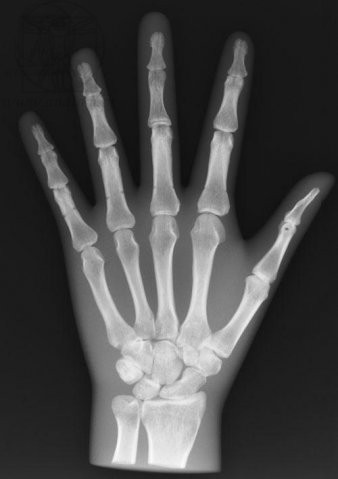
%> input picture hand.jpg, 338 x 479 px, given in place of x-ray-skull-from-right-side_0.jpg, which was not available
$ octave lab2.m   (GNU Octave 9; MATLAB toolbox functions it lacks are replaced by stand-ins)
%> lines starting %> are read from the running program, lines starting %| are printed output that depends on the picture; pictures that were not available may be replaced by others from this repository, and a replacement may not be noted
%load imgs
[img_zero,map1]=imread('x-ray-skull-from-right-side_0.jpg');
%> img_zero is the input picture: size 479x338x3 uint8; min 13, max 254, mean 71.2
%> map1 = []
[img_one,map2]=imread('x-ray-skull-from-right-side_1.bmp');
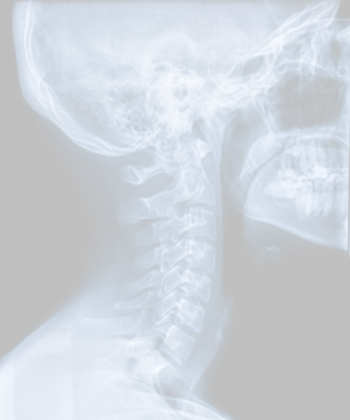
%> input picture x-ray-skull-from-right-side_1.bmp, 350 x 420 px, shrunk from 584 x 700 before the run
%> img_one is the input picture: size 420x350x3 uint8; mean R, G, B 207.3, 212.8, 219.5
%> map2 = []
colormap(map1);
colormap(map2);
img_zero=double(img_zero);
%> img_zero: size 479x338x3 double
img_one=double(img_one);
%> img_one: size 420x350x3 double

%imshow loaded imgs
figure(1);
subplot(1,2,1), imshow(uint8(img_zero));
title('obraz oryginalny');
subplot(1,2,2), imshow(uint8(img_one));
title('obraz uszkodzony');

%RGB of the input images
img_zero_R=img_zero(:,:,1);
img_zero_G=img_zero(:,:,2);
img_zero_B=img_zero(:,:,3);
img_one_R=img_one(:,:,1);
img_one_G=img_one(:,:,2);
img_one_B=img_one(:,:,3);

%colour to grey
img_zero_grey=img_zero; %grey image initialisation
img_one_grey=img_one; %grey image initialisation

img_zero_grey(:,:,1)=(img_zero_R+img_zero_G+img_zero_B)/3; %RGB2grey
img_zero_grey(:,:,2)=img_zero_grey(:,:,1);
img_zero_grey(:,:,3)=img_zero_grey(:,:,1);
img_one_grey(:,:,1)=(img_one_R+img_one_G+img_one_B)/3; %RGB2grey
img_one_grey(:,:,2)=img_one_grey(:,:,1);
img_one_grey(:,:,3)=img_one_grey(:,:,1);
%imshow GREYSCALE
figure(2);
subplot(1,2,1), imshow(uint8(img_zero_grey));
title('obraz oryginalny GREYSCALE');
subplot(1,2,2), imshow(uint8(img_one_grey));
title('obraz uszkodzony GREYSCALE');

%GREYSCALE histograms
zero_hist=zeros(1,256);
one_hist=zeros(1,256);
[w,k,n]=size(img_one_grey);
%> w = 420; k = 350; n = 3
    %calculation loop
for i=1:w
    for j=1:k
        if(img_zero_grey(i,j)>=0) && (img_zero_grey(i,j)<256)
            zero_hist(floor(img_zero_grey(i,j)+1))=zero_hist(floor(img_zero_grey(i,j)+1))+1;
        end
        if(img_one_grey(i,j)>=0) && (img_one_grey(i,j)<256)
            one_hist(round(img_one_grey(i,j)))=round(one_hist(round(img_one_grey(i,j)))+1);
        end
    end
end
%> after the loop, one_hist = 256 values, max 35728 at index 191, min 0 at index 1, mean 574.2; zero_hist = 256 values, max 14880 at index 26, min 0 at index 1, mean 574.2

%show GREYSCALE histograms
figure(3)
subplot(1,2,1), plot(zero_hist);
title('obraz oryginalny GREYSCALE - histogram');
subplot(1,2,2), plot(one_hist);
title('obraz uszkodzony GREYSCALE - histogram');
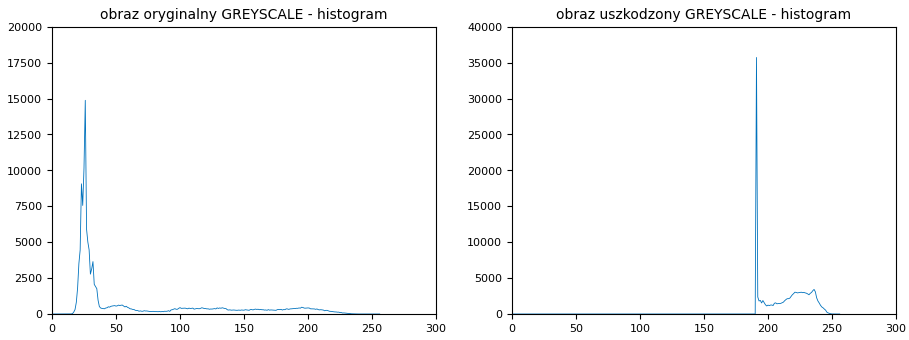
%> figure redrawn from the program's plot data, 2 panels; panel 1: curve peaks at x = 26, y = 14880; panel 2: curve peaks at x = 191, y = 35728

%cumulative histogram of img one
cumulative_one=zeros(1,256);
cumulative_one(1)=one_hist(1);
for k=2:256
    cumulative_one(k)=cumulative_one(k-1)+one_hist(k);
end
%> after the loop, cumulative_one = 256 values from 0 to 147000

%histogram equalization of img one
one_eq=img_one_grey;
[row,col,deep]=size(one_eq);
%> row = 420; col = 350; deep = 3
for m=1:row
    for n=1:col
        for b=1:deep
        if img_one_grey(m,n,b)<0
            one_eq=0;
        elseif img_one_grey(m,n,b)>255
            one_eq=255;
        else
            one_eq(m,n,b)=round((round(255*cumulative_one(round(img_one_grey(m,n,b)))))/cumulative_one(256));

        end
        end
    end
end
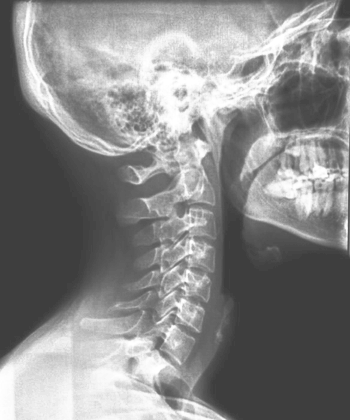
%> one_eq: size 420x350x3 double; min 62, max 255, mean 136.6

%histogram normalization & contrast+brightness RGB
L1=min(img_one(:));
%> L1 = 190
L2=max(img_one(:));
%> L2 = 255
Lmax=255;

[w,k,n]=size(img_one);
for i=1:w
    for j=1:k
        for l=1:n
            one_norm(i,j,l)=((Lmax*(double(img_one(i,j,l))-L1)/(L2-L1)));
            if(one_norm(i,j,l) <0)
               one_norm(i,j,l)=0;
            end
            if (one_norm(i,j,l)>255)
               one_norm(i,j,l)=255;

            end
        end
    end
end
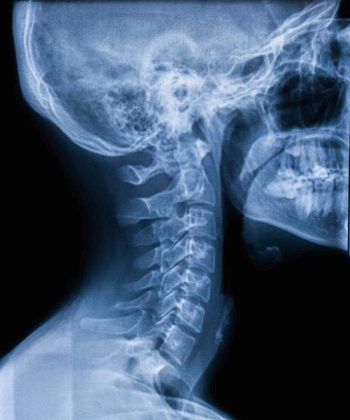
%> one_norm: size 420x350x3 double; mean R, G, B 67.8, 89.4, 115.8
    %c+b
c=Lmax/(L2-L1);
%> c = 3.92
b=-(L1*Lmax)/(L2-L1);
%> b = -745.4

one_conbri=img_one;
for i=1:w
    for j=1:k
        for l=1:n
            one_conbri(i,j,l)=c*(double(img_one(i,j,l)))+b;
             if one_conbri(i,j,l)<0
                 one_conbri(i,j,l)=0;
             end
             if one_conbri(i,j,l)>255
                one_conbri(i,j,l)=255;
             end
        end
    end
end

%histogram normalization & contrast+brightness GREY
L1=min(img_one_grey(:));
%> L1 = 191
L2=max(img_one_grey(:));
%> L2 = 251.3
Lmax=255;

[w,k,n]=size(img_one_grey);
for i=1:w
    for j=1:k
        one_norm_grey(i,j,1)=((Lmax*(double(img_one_grey(i,j))-L1)/(L2-L1)));
        if(one_norm_grey(i,j) <0)
           one_norm_grey(i,j)=0;
        end
        if (one_norm_grey(i,j)>255)
           one_norm_grey(i,j)=255;
        end
    end
end
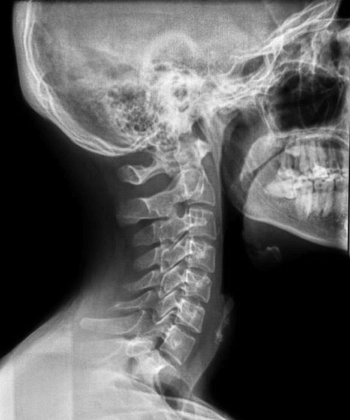
%> one_norm_grey: size 420x350 double; min 0, max 255, mean 93.8
one_norm_grey(:,:,2)=one_norm_grey(:,:,1);
one_norm_grey(:,:,3)=one_norm_grey(:,:,1);
%> one_norm_grey: size 420x350x3 double

    %c+b
c=Lmax/(L2-L1);
%> c = 4.23
b=-(L1*Lmax)/(L2-L1);
%> b = -807.3

one_conbri_grey=img_one_grey;
for i=1:w
    for j=1:k
       one_conbri_grey(i,j,1)=c*(double(img_one_grey(i,j,1)))+b;
        if one_conbri_grey(i,j) <0
           one_conbri_grey(i,j)=0;
        end
        if one_conbri_grey(i,j)>255
           one_conbri_grey(i,j)=255;
        end
    end
end
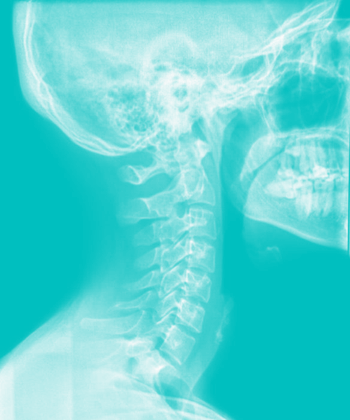
%> one_conbri_grey: size 420x350x3 double; mean R, G, B 93.8, 213.2, 213.2
one_conbri_grey(:,:,2)=one_conbri_grey(:,:,1);
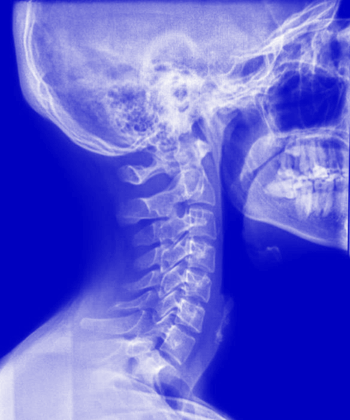
%> one_conbri_grey: size 420x350x3 double; mean R, G, B 93.8, 93.8, 213.2
one_conbri_grey(:,:,3)=one_conbri_grey(:,:,1);

%imshow EQUALIZATION
figure(4);
imshow(uint8(one_eq));
title('wyr體nany');
%NORMALIZATION, CONTRAST&BRIGHTNESS RGB + GREY
figure(5);
subplot(2,3,1), imshow(uint8(img_one));
title('obraz wejsciowy RGB');
subplot(2,3,2), imshow(uint8(one_norm));
title('znormalizowany RGB');
subplot(2,3,3), imshow(uint8(one_conbri));
title('contrast&brightness RGB');
subplot(2,3,4), imshow(uint8(img_one_grey));
title('obraz wejsciowy GREY');
subplot(2,3,5), imshow(uint8(one_norm_grey));
title('znormalizowany GREY');
subplot(2,3,6), imshow(uint8(one_conbri_grey));
title('contrast&brightness GREY');

difeqgrey=img_one_grey;
difnormgrey=img_one_grey;
dif4cbrey=img_one_grey;
difeq=img_one;
difnorm=img_one;
dif4cb=img_one;
for i=1:w
    for j=1:k
        for p=1:n
            %grey
%> (the run ends here)
